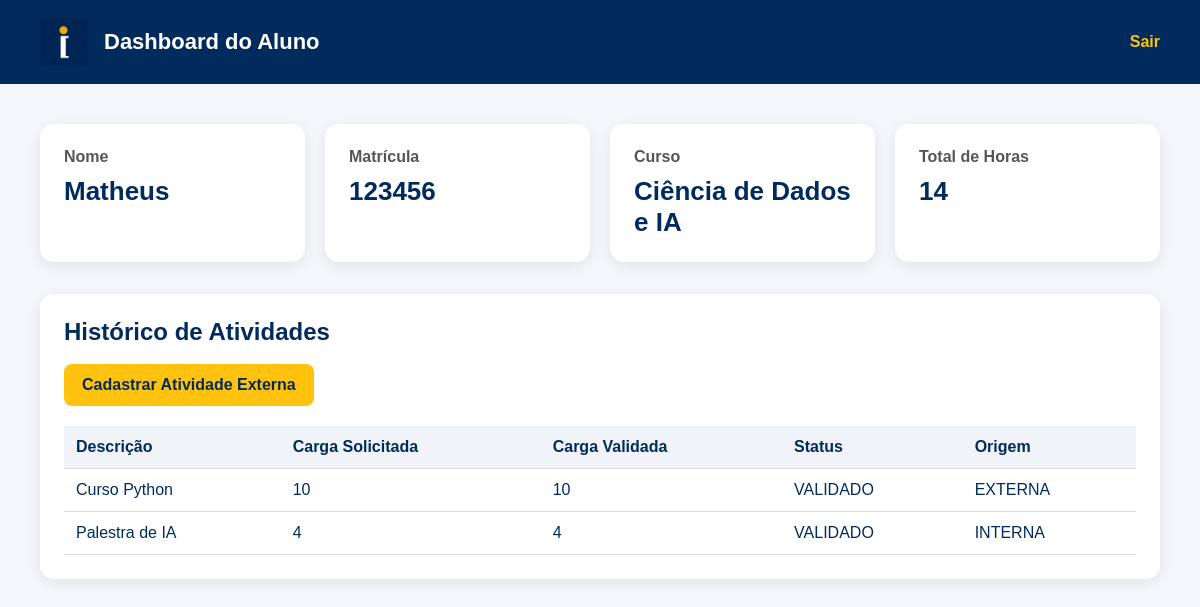
The app's page /dashboard/aluno/ (signed in) with its own data.
### core/models.py (models this page shows, shortened)
class Aluno(models.Model):
    usuario = models.OneToOneField(
        Usuario,
        on_delete=models.CASCADE
    )
    matricula = models.CharField(max_length=20)
    curso = models.CharField(max_length=100)
    semestre_ingresso = models.IntegerField()
    total_horas_integralizadas = models.IntegerField(default=0)

class Usuario(AbstractUser):
    class Perfil(models.TextChoices):
        ALUNO = 'ALUNO', 'Aluno'
        COORDENADOR = 'COORDENADOR', 'Coordenador'
        ORG = 'ORG', 'Organização Acadêmica'
    perfil = models.CharField(
        max_length=20,
        choices=Perfil.choices
    )

class AtividadeComplementar(models.Model):
    class Status(models.TextChoices):
        PENDENTE = 'PENDENTE', 'Pendente'
        VALIDADO = 'VALIDADO', 'Validado'
        REJEITADO = 'REJEITADO', 'Rejeitado'
    class Origem(models.TextChoices):
        INTERNA = 'INTERNA', 'Interna'
        EXTERNA = 'EXTERNA', 'Externa'
    descricao = models.TextField()
    carga_horaria_solicitada = models.IntegerField()
    carga_horaria_validada = models.IntegerField(
        null=True,
        blank=True
    )
    status = models.CharField(
        max_length=20,
        choices=Status.choices,
        default=Status.PENDENTE
    )
    tipo_origem = models.CharField(
        max_length=20,
        choices=Origem.choices
    )
    caminho_comprovante = models.FileField(
        upload_to='comprovantes/'
    )
    aluno = models.ForeignKey(
        Aluno,
        on_delete=models.CASCADE,
        related_name='atividades'
    )
    alunos_participantes = models.ManyToManyField(
        Aluno,
        related_name='atividades_internas',
        blank=True
    )
    coordenador = models.ForeignKey(
        Coordenador,
        on_delete=models.SET_NULL,
        null=True,
        blank=True
    )
    organizacao = models.ForeignKey(
        OrgAcademica,
        on_delete=models.SET_NULL,
        null=True,
        blank=True
    )
    tipo_atividade = models.ForeignKey(
        TipoAtividade,
        on_delete=models.CASCADE
    )

### core/views.py (the view)
@login_required
def dashboard_aluno(request):
    aluno = Aluno.objects.get(usuario=request.user)
    atividades = AtividadeComplementar.objects.filter(
        aluno=aluno
    )
    return render(
        request,
        'dashboard_aluno.html',
        {
            'aluno': aluno,
            'atividades': atividades
        }
    )

### core/templates/dashboard_aluno.html (shortened to what this page needs)
{% load static %}
<!DOCTYPE html>
<html lang="pt-br">
<head>
    <link rel="stylesheet" href="{% static 'css/dashboard.css' %}">
</head>
<body>
<header class="header">
    <div class="header-left">
        <img src="{% static 'img/logo_ibmec.png' %}" alt="IBMEC">
        <h1>Dashboard do Aluno</h1>
    </div>
    <a href="{% url 'logout' %}" class="logout">Sair</a>
</header>
<main class="container">
    <div class="cards">
        <div class="card">
            <h2>Nome</h2>
            <p>{{ aluno.usuario.username }}</p>
        </div>
        <div class="card">
            <h2>Matrícula</h2>
            <p>{{ aluno.matricula }}</p>
        </div>
        <div class="card">
            <h2>Curso</h2>
            <p>{{ aluno.curso }}</p>
        </div>
        <div class="card">
            <h2>Total de Horas</h2>
            <p>{{ aluno.total_horas_integralizadas }}</p>
        </div>
    </div>
    <div class="section">
        <h2>Histórico de Atividades</h2>
        <a href="#" class="btn">Cadastrar Atividade Externa</a>
        <table>
            <thead>
                <tr>
                    <th>Descrição</th>
                    <th>Carga Solicitada</th>
                    <th>Carga Validada</th>
                    <th>Status</th>
                    <th>Origem</th>
                </tr>
            </thead>
            <tbody>
                {% for atividade in atividades %}
                    <tr>
                        <td>{{ atividade.descricao }}</td>
                        <td>{{ atividade.carga_horaria_solicitada }}</td>
                        <td>{{ atividade.carga_horaria_validada }}</td>
                        <td>{{ atividade.status }}</td>
                        <td>{{ atividade.tipo_origem }}</td>
                    </tr>
                {% empty %}
                    <tr>
                        <td colspan="5">Nenhuma atividade cadastrada.</td>
                    </tr>
                {% endfor %}
            </tbody>
        </table>
    </div>
</main>
</body>
</html>

### core/static/css/dashboard.css (style rules this page uses)
* { margin: 0; padding: 0; box-sizing: border-box; }
body { font-family: Arial, Helvetica, sans-serif; background-color: #f4f6f9; color: #002b5c; }
.header { background-color: #002b5c; color: white; padding: 18px 40px; display: flex; justify-content: space-between; align-items: center; }
.header-left { display: flex; align-items: center; gap: 16px; }
.header img { width: 48px; }
.header h1 { font-size: 22px; }
.logout { color: #ffc20e; text-decoration: none; font-weight: bold; }
.container { padding: 40px; }
.cards { display: grid; grid-template-columns: repeat(auto-fit, minmax(220px, 1fr)); gap: 20px; margin-bottom: 32px; }
.card { background-color: white; padding: 24px; border-radius: 14px; box-shadow: 0 4px 14px rgba(0, 0, 0, 0.08); }
.card h2 { font-size: 16px; color: #555; margin-bottom: 10px; }
.card p { font-size: 26px; font-weight: bold; color: #002b5c; }
.section { background-color: white; padding: 24px; border-radius: 14px; box-shadow: 0 4px 14px rgba(0, 0, 0, 0.08); margin-bottom: 24px; }
.section h2 { margin-bottom: 18px; }
.btn { display: inline-block; background-color: #ffc20e; color: #002b5c; padding: 12px 18px; border-radius: 8px; text-decoration: none; font-weight: bold; margin-bottom: 20px; }
table { width: 100%; border-collapse: collapse; }
th, td { padding: 12px; border-bottom: 1px solid #ddd; text-align: left; }
th { background-color: #f0f3f7; }

### records on screen
Aluno: usuario.username "Matheus", matricula "123456", curso "Ciência de Dados e IA", total_horas_integralizadas "14"
AtividadeComplementar: descricao "Curso Python", carga_horaria_solicitada "10", carga_horaria_validada "10", status "VALIDADO", tipo_origem "EXTERNA"
AtividadeComplementar: descricao "Palestra de IA", carga_horaria_solicitada "4", carga_horaria_validada "4", status "VALIDADO", tipo_origem "INTERNA"
